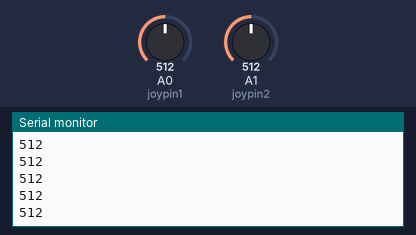
A sketch run on a simulated Arduino Uno, built with avr-gcc and run on an emulated ATmega328P. On the bench: the last lines printed to the serial monitor. The test bench sets the inputs (shaded band); at power-on: A0 (joypin1) = 512, A1 (joypin2) = 512. No radio packets arrive unless stated.

Above: at 1.2 s.
1.3 s: A0 (joypin1) set to 716
At 1.69 s:
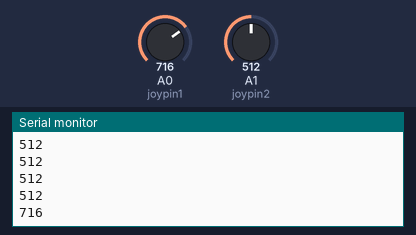
2.8 s: A0 (joypin1) set to 900
At 2.99 s:
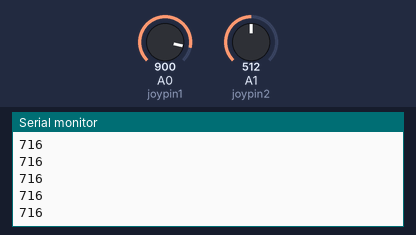
Timing chart, 0 to 5.8 s (numbered marks = the images above; inputs shaded):
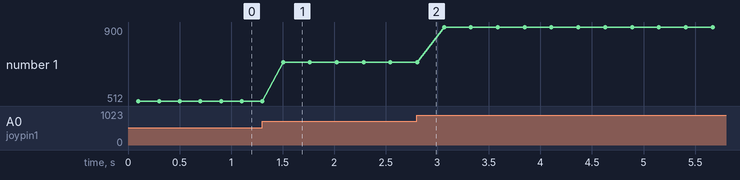

The sketch:

Breadboard_Control_Test.ino
```cpp
// TRANSMITTER CODE

//NOTE :- THIS TRANSMITTER CODE IS USED WHEN YOU WANT TO CONTROL THE ROBOT VIA THE BREADBOARD REMOTE
#include <VirtualWire.h>//Intializing Virtual wire.

//Assigning controller buttons to Digital Pins
/*int forward = 8;
int backward = 9;
int rightTurn = 10;
int leftTurn = 11;
int stopMotor = 12;
int remotePins[]= {8,9,10,11,12};//array to store pin nos
*/
int joypin1= 0;//Initializing the controls
int joypin2= 1;
int value1 = 0;
int motorSpeed = 0;
String strMotorSpeed;
char charMotorSpeed[5];
int value2 = 0;
uint8_t sendData = 0;
/*int treatvalue (int data)
{
  if(data > 512 && data < 1024)
  {
    return ((data/2)-256);
  }
  else if(data == 1024)
  {
    return(data = 255);
  }
  else if(data < 512 && data > 0)
  {
   return(abs((data/2)-256));
  }
  else if (data == 0)
  {
   return(data - 255);
  }
  else
  {
    return (data = 0);
  }
}
*/
void setup()
{
    Serial.begin(9600);	  // Debugging only
    Serial.println("setup");
    // Initialise the IO and ISR
    vw_setup(2000);	 // Bits per sec
    vw_set_tx_pin(3); //Transmitter Data Pin to Digital Pin 3

 /*
    for(int i = 0; i<6 ; i++)
    {
      pinMode(remotePins[i], INPUT);
      digitalWrite(remotePins[i],HIGH);
    }

      This is what the loop above does :-
        pinMode(8, INPUT);
        pinMode(9, INPUT);
        pinMode(10, INPUT);
        pinMode(11, INPUT);
        pinMode(12, INPUT);

        digitalWrite(8, HIGH);
        digitalWrite(9, HIGH);
        digitalWrite(10, HIGH);
        digitalWrite(11, HIGH);
        digitalWrite(12, HIGH);*/
}//close setup

void loop()
{
  value1=analogRead(joypin1);//The joystick value is read from one potentiometer.
  delay(100);
  Serial.println(value1);
  //Serial.println(value1);
  value2=analogRead(joypin2);
  delay(100);
  //motorSpeed=treatvalue(value1);
  sendData = value1;
  //strMotorSpeed=String(value1);
  //strMotorSpeed.toCharArray(charMotorSpeed,5);
  //Serial.println(charMotorSpeed);
  char *msg2;

  if(value1>512)//if the forward value is found.
  {
    //char *msg2 = charMotorSpeed;//send 1 to the receiver
    digitalWrite(13, true); // Flash a light to show transmitting
    vw_send((uint8_t *)sendData, 1);//send the byte to the receiver
    vw_wait_tx(); // Wait until the whole message is gone
    digitalWrite(13, false);
  }

  if(value1<512)//if the back value is found.
  {
    //char *msg2 = charMotorSpeed   ;///send 2 to the receiver
    digitalWrite(13, true); // Flash a light to show transmitting
    vw_send((uint8_t *)sendData, 1);//send the byte to the receiver
    vw_wait_tx(); // Wait until the whole message is gone
    digitalWrite(13, false);
  }
  //Code under here was a work in progress for the left and right function.
 /*
  if(digitalRead(leftTurn) == LOW)//if the left button is pressed
  {
    char *msg2 = "3";//send 3 to the receiver
    digitalWrite(13, true); // Flash a light to show transmitting
    vw_send((uint8_t *)msg2, strlen(msg2));//send the byte to the receiver
    vw_wait_tx(); // Wait until the whole message is gone
    digitalWrite(13, false);
  }

  if(digitalRead(rightTurn) == LOW)//if the right button is pressed
  {
    char *msg2 = "4";//send 4 to the receiver
    digitalWrite(13, true); // Flash a light to show transmitting
    vw_send((uint8_t *)msg2, strlen(msg2));//send the message to the receiver
    vw_wait_tx(); // Wait until the whole message is gone
    digitalWrite(13, false);
  }

  if(digitalRead(stopMotor)==LOW)//if the stop button is pressed
  {
   char *msg2 = "5";//send 5 to the receiver
   digitalWrite(13, true); // Flash a light to show transmitting
   vw_send((uint8_t *)msg2, strlen(msg2));//send the message to the receiver
   vw_wait_tx(); // Wait until the whole message is gone
    digitalWrite(13, false);
  }
*/
}//close loop

 // End Of Code
```

Measured:
- after the input at 1.3 s, the serial monitor: prints a new line after 0.20 s (image 1)
- plotted number 1: 512 → 716 after the input at 1.3 s, 716 → 900 after the input at 2.8 s
